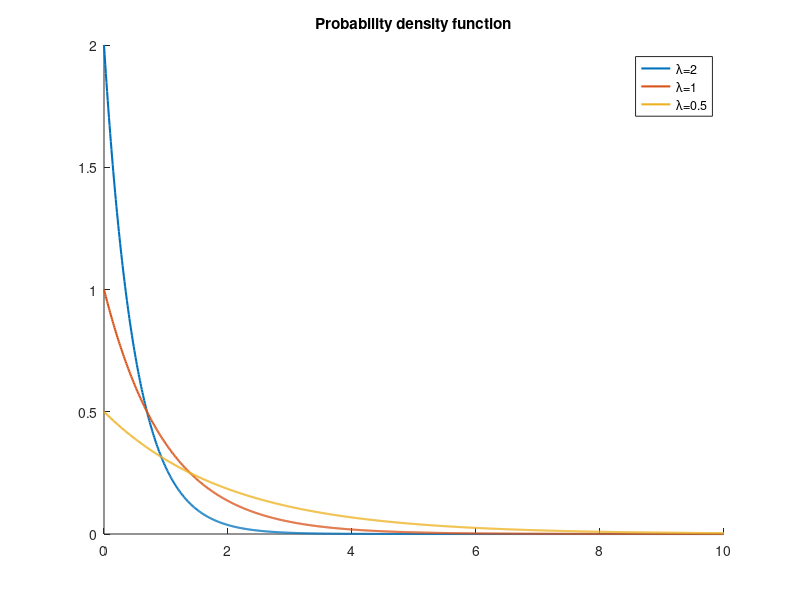
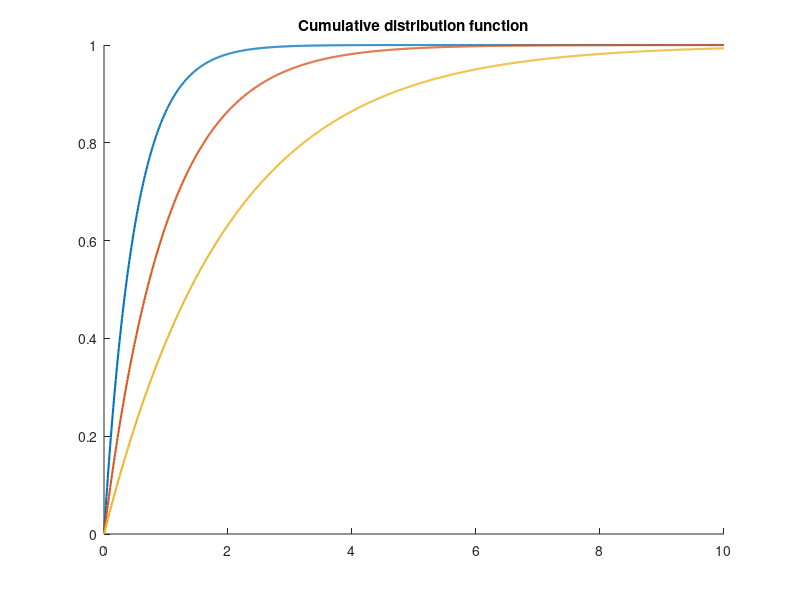

Write the MATLAB code that produced these figures, in order.
%% EXPONENTIAL DISTRIBUTION E(lambda)
% figures with the pdfs and the cdfs

% Support of the exponential distribution
support=0:0.01:10;

%% Probability density function
% exppdf -> function used to evaluate the exact pdf
hold on
set(0,'defaultlinelinewidth',1.5);  %width of the lines
plot(support,exppdf(support,0.5))
plot(support,exppdf(support,1))
plot(support,exppdf(support,2))
legend('\lambda=2', '\lambda=1', '\lambda=0.5')
title('Probability density function')


%% Cumulative distribution function
% expcdf -> function used to evaluate the exact cdf
figure
hold on
set(0,'defaultlinelinewidth',1.5);
plot(support,expcdf(support,0.5))
plot(support,expcdf(support,1))
plot(support,expcdf(support,2))
title('Cumulative distribution function')

